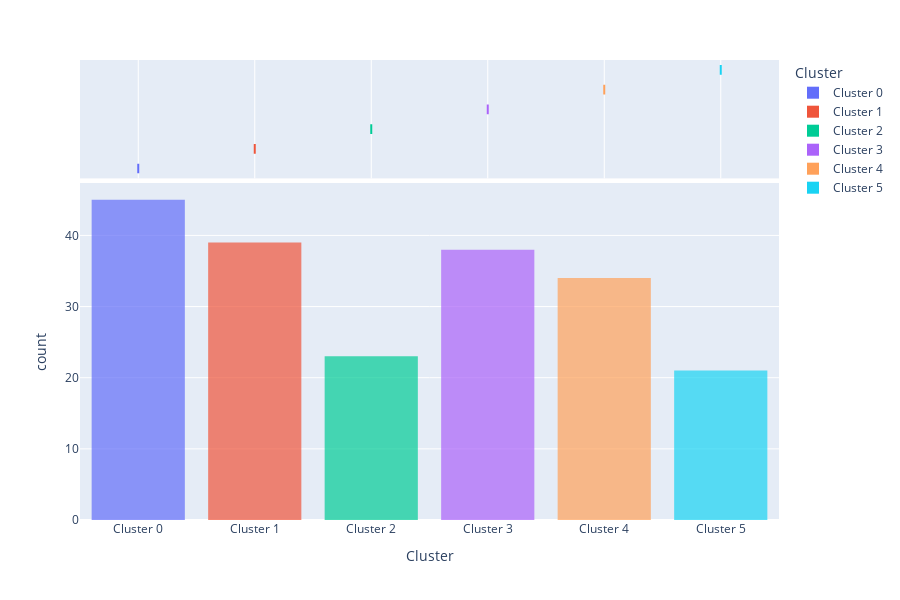

The notebook cell this image was saved under:
### Code cell
exp.plot_model(kmeans, plot='distribution')

### Figure 1 — Plotly figure (JSON) as saved in the notebook; plotly's stock layout.template omitted (floating-point values rounded to 4 significant figures; data arrays with more than 128 entries replaced by an {"elided": "..."} marker saying what was removed)
{"data": [{"alignmentgroup": "True", "bingroup": "x", "hovertemplate": "Cluster=%{x}<br>count=%{y}<extra></extra>", "legendgroup": "Cluster 0", "marker": {"color": "#636efa", "opacity": 0.7, "pattern": {"shape": ""}}, "name": "Cluster 0", "offsetgroup": "Cluster 0", "orientation": "v", "showlegend": true, "type": "histogram", "x": ["Cluster 0", "Cluster 0", "Cluster 0", "Cluster 0", "Cluster 0", "Cluster 0", "Cluster 0", "Cluster 0", "Cluster 0", "Cluster 0", "Cluster 0", "Cluster 0", "Cluster 0", "Cluster 0", "Cluster 0", "Cluster 0", "Cluster 0", "Cluster 0", "Cluster 0", "Cluster 0", "Cluster 0", "Cluster 0", "Cluster 0", "Cluster 0", "Cluster 0", "Cluster 0", "Cluster 0", "Cluster 0", "Cluster 0", "Cluster 0", "Cluster 0", "Cluster 0", "Cluster 0", "Cluster 0", "Cluster 0", "Cluster 0", "Cluster 0", "Cluster 0", "Cluster 0", "Cluster 0", "Cluster 0", "Cluster 0", "Cluster 0", "Cluster 0", "Cluster 0"], "xaxis": "x", "yaxis": "y"}, {"alignmentgroup": "True", "customdata": {"elided": "45x3 int values"}, "hovertemplate": "Cluster=%{x}<br>Age=%{customdata[0]}<br>Annual Income (k$)=%{customdata[1]}<br>Spending Score (1-100)=%{customdata[2]}<extra></extra>", "legendgroup": "Cluster 0", "marker": {"color": "#636efa"}, "name": "Cluster 0", "notched": true, "offsetgroup": "Cluster 0", "showlegend": false, "type": "box", "x": ["Cluster 0", "Cluster 0", "Cluster 0", "Cluster 0", "Cluster 0", "Cluster 0", "Cluster 0", "Cluster 0", "Cluster 0", "Cluster 0", "Cluster 0", "Cluster 0", "Cluster 0", "Cluster 0", "Cluster 0", "Cluster 0", "Cluster 0", "Cluster 0", "Cluster 0", "Cluster 0", "Cluster 0", "Cluster 0", "Cluster 0", "Cluster 0", "Cluster 0", "Cluster 0", "Cluster 0", "Cluster 0", "Cluster 0", "Cluster 0", "Cluster 0", "Cluster 0", "Cluster 0", "Cluster 0", "Cluster 0", "Cluster 0", "Cluster 0", "Cluster 0", "Cluster 0", "Cluster 0", "Cluster 0", "Cluster 0", "Cluster 0", "Cluster 0", "Cluster 0"], "xaxis": "x2", "yaxis": "y2"}, {"alignmentgroup": "True", "bingroup": "x", "hovertemplate": "Cluster=%{x}<br>count=%{y}<extra></extra>", "legendgroup": "Cluster 1", "marker": {"color": "#EF553B", "opacity": 0.7, "pattern": {"shape": ""}}, "name": "Cluster 1", "offsetgroup": "Cluster 1", "orientation": "v", "showlegend": true, "type": "histogram", "x": ["Cluster 1", "Cluster 1", "Cluster 1", "Cluster 1", "Cluster 1", "Cluster 1", "Cluster 1", "Cluster 1", "Cluster 1", "Cluster 1", "Cluster 1", "Cluster 1", "Cluster 1", "Cluster 1", "Cluster 1", "Cluster 1", "Cluster 1", "Cluster 1", "Cluster 1", "Cluster 1", "Cluster 1", "Cluster 1", "Cluster 1", "Cluster 1", "Cluster 1", "Cluster 1", "Cluster 1", "Cluster 1", "Cluster 1", "Cluster 1", "Cluster 1", "Cluster 1", "Cluster 1", "Cluster 1", "Cluster 1", "Cluster 1", "Cluster 1", "Cluster 1", "Cluster 1"], "xaxis": "x", "yaxis": "y"}, {"alignmentgroup": "True", "customdata": [[40, 71, 95], [33, 86, 95], [32, 87, 63], [28, 87, 75], [36, 87, 92], [30, 88, 86], [27, 88, 69], [35, 93, 90], [36, 85, 75], [32, 97, 86], [30, 99, 97], [28, 101, 68], [36, 103, 85], [32, 103, 69], [38, 113, 91], [35, 120, 79], [32, 126, 74], [29, 98, 88], [31, 70, 77], [31, 81, 93], [39, 69, 91], [38, 71, 75], [39, 71, 75], [31, 72, 71], [29, 73, 88], [32, 73, 73], [35, 74, 72], [32, 75, 93], [29, 79, 83], [32, 76, 87], [32, 77, 74], [34, 78, 90], [39, 78, 88], [38, 78, 76], [27, 78, 89], [30, 78, 78], [30, 78, 73], [28, 77, 97], [30, 137, 83]], "hovertemplate": "Cluster=%{x}<br>Age=%{customdata[0]}<br>Annual Income (k$)=%{customdata[1]}<br>Spending Score (1-100)=%{customdata[2]}<extra></extra>", "legendgroup": "Cluster 1", "marker": {"color": "#EF553B"}, "name": "Cluster 1", "notched": true, "offsetgroup": "Cluster 1", "showlegend": false, "type": "box", "x": ["Cluster 1", "Cluster 1", "Cluster 1", "Cluster 1", "Cluster 1", "Cluster 1", "Cluster 1", "Cluster 1", "Cluster 1", "Cluster 1", "Cluster 1", "Cluster 1", "Cluster 1", "Cluster 1", "Cluster 1", "Cluster 1", "Cluster 1", "Cluster 1", "Cluster 1", "Cluster 1", "Cluster 1", "Cluster 1", "Cluster 1", "Cluster 1", "Cluster 1", "Cluster 1", "Cluster 1", "Cluster 1", "Cluster 1", "Cluster 1", "Cluster 1", "Cluster 1", "Cluster 1", "Cluster 1", "Cluster 1", "Cluster 1", "Cluster 1", "Cluster 1", "Cluster 1"], "xaxis": "x2", "yaxis": "y2"}, {"alignmentgroup": "True", "bingroup": "x", "hovertemplate": "Cluster=%{x}<br>count=%{y}<extra></extra>", "legendgroup": "Cluster 2", "marker": {"color": "#00cc96", "opacity": 0.7, "pattern": {"shape": ""}}, "name": "Cluster 2", "offsetgroup": "Cluster 2", "orientation": "v", "showlegend": true, "type": "histogram", "x": ["Cluster 2", "Cluster 2", "Cluster 2", "Cluster 2", "Cluster 2", "Cluster 2", "Cluster 2", "Cluster 2", "Cluster 2", "Cluster 2", "Cluster 2", "Cluster 2", "Cluster 2", "Cluster 2", "Cluster 2", "Cluster 2", "Cluster 2", "Cluster 2", "Cluster 2", "Cluster 2", "Cluster 2", "Cluster 2", "Cluster 2"], "xaxis": "x", "yaxis": "y"}, {"alignmentgroup": "True", "customdata": [[19, 15, 39], [35, 28, 61], [30, 34, 73], [21, 33, 81], [18, 33, 92], [21, 30, 73], [23, 29, 87], [24, 38, 92], [29, 28, 82], [31, 25, 73], [24, 39, 65], [25, 24, 73], [20, 21, 66], [22, 20, 79], [24, 20, 77], [35, 19, 99], [30, 19, 72], [23, 18, 94], [22, 17, 76], [23, 16, 77], [21, 15, 81], [35, 23, 98], [20, 37, 75]], "hovertemplate": "Cluster=%{x}<br>Age=%{customdata[0]}<br>Annual Income (k$)=%{customdata[1]}<br>Spending Score (1-100)=%{customdata[2]}<extra></extra>", "legendgroup": "Cluster 2", "marker": {"color": "#00cc96"}, "name": "Cluster 2", "notched": true, "offsetgroup": "Cluster 2", "showlegend": false, "type": "box", "x": ["Cluster 2", "Cluster 2", "Cluster 2", "Cluster 2", "Cluster 2", "Cluster 2", "Cluster 2", "Cluster 2", "Cluster 2", "Cluster 2", "Cluster 2", "Cluster 2", "Cluster 2", "Cluster 2", "Cluster 2", "Cluster 2", "Cluster 2", "Cluster 2", "Cluster 2", "Cluster 2", "Cluster 2", "Cluster 2", "Cluster 2"], "xaxis": "x2", "yaxis": "y2"}, {"alignmentgroup": "True", "bingroup": "x", "hovertemplate": "Cluster=%{x}<br>count=%{y}<extra></extra>", "legendgroup": "Cluster 3", "marker": {"color": "#ab63fa", "opacity": 0.7, "pattern": {"shape": ""}}, "name": "Cluster 3", "offsetgroup": "Cluster 3", "orientation": "v", "showlegend": true, "type": "histogram", "x": ["Cluster 3", "Cluster 3", "Cluster 3", "Cluster 3", "Cluster 3", "Cluster 3", "Cluster 3", "Cluster 3", "Cluster 3", "Cluster 3", "Cluster 3", "Cluster 3", "Cluster 3", "Cluster 3", "Cluster 3", "Cluster 3", "Cluster 3", "Cluster 3", "Cluster 3", "Cluster 3", "Cluster 3", "Cluster 3", "Cluster 3", "Cluster 3", "Cluster 3", "Cluster 3", "Cluster 3", "Cluster 3", "Cluster 3", "Cluster 3", "Cluster 3", "Cluster 3", "Cluster 3", "Cluster 3", "Cluster 3", "Cluster 3", "Cluster 3", "Cluster 3"], "xaxis": "x", "yaxis": "y"}, {"alignmentgroup": "True", "customdata": [[27, 67, 56], [38, 67, 40], [38, 54, 55], [23, 70, 29], [25, 72, 34], [21, 54, 57], [40, 69, 58], [31, 39, 61], [28, 76, 40], [20, 61, 49], [27, 60, 50], [34, 58, 60], [24, 60, 52], [18, 48, 59], [26, 54, 54], [32, 60, 42], [23, 62, 41], [19, 46, 55], [40, 60, 40], [27, 46, 51], [40, 54, 48], [22, 57, 55], [19, 48, 59], [26, 62, 55], [32, 48, 47], [19, 65, 50], [21, 62, 42], [18, 65, 48], [18, 59, 41], [33, 42, 60], [23, 54, 52], [19, 64, 46], [38, 64, 42], [31, 40, 42], [29, 40, 42], [31, 43, 54], [19, 63, 54], [27, 40, 47]], "hovertemplate": "Cluster=%{x}<br>Age=%{customdata[0]}<br>Annual Income (k$)=%{customdata[1]}<br>Spending Score (1-100)=%{customdata[2]}<extra></extra>", "legendgroup": "Cluster 3", "marker": {"color": "#ab63fa"}, "name": "Cluster 3", "notched": true, "offsetgroup": "Cluster 3", "showlegend": false, "type": "box", "x": ["Cluster 3", "Cluster 3", "Cluster 3", "Cluster 3", "Cluster 3", "Cluster 3", "Cluster 3", "Cluster 3", "Cluster 3", "Cluster 3", "Cluster 3", "Cluster 3", "Cluster 3", "Cluster 3", "Cluster 3", "Cluster 3", "Cluster 3", "Cluster 3", "Cluster 3", "Cluster 3", "Cluster 3", "Cluster 3", "Cluster 3", "Cluster 3", "Cluster 3", "Cluster 3", "Cluster 3", "Cluster 3", "Cluster 3", "Cluster 3", "Cluster 3", "Cluster 3", "Cluster 3", "Cluster 3", "Cluster 3", "Cluster 3", "Cluster 3", "Cluster 3"], "xaxis": "x2", "yaxis": "y2"}, {"alignmentgroup": "True", "bingroup": "x", "hovertemplate": "Cluster=%{x}<br>count=%{y}<extra></extra>", "legendgroup": "Cluster 4", "marker": {"color": "#FFA15A", "opacity": 0.7, "pattern": {"shape": ""}}, "name": "Cluster 4", "offsetgroup": "Cluster 4", "orientation": "v", "showlegend": true, "type": "histogram", "x": ["Cluster 4", "Cluster 4", "Cluster 4", "Cluster 4", "Cluster 4", "Cluster 4", "Cluster 4", "Cluster 4", "Cluster 4", "Cluster 4", "Cluster 4", "Cluster 4", "Cluster 4", "Cluster 4", "Cluster 4", "Cluster 4", "Cluster 4", "Cluster 4", "Cluster 4", "Cluster 4", "Cluster 4", "Cluster 4", "Cluster 4", "Cluster 4", "Cluster 4", "Cluster 4", "Cluster 4", "Cluster 4", "Cluster 4", "Cluster 4", "Cluster 4", "Cluster 4", "Cluster 4", "Cluster 4"], "xaxis": "x", "yaxis": "y"}, {"alignmentgroup": "True", "customdata": [[52, 88, 13], [41, 103, 17], [19, 81, 5], [54, 101, 24], [42, 86, 20], [36, 87, 27], [37, 97, 32], [40, 87, 13], [59, 93, 14], [58, 88, 15], [41, 99, 39], [50, 85, 26], [36, 87, 10], [34, 103, 23], [37, 78, 1], [45, 126, 28], [43, 71, 35], [59, 71, 11], [47, 71, 9], [47, 120, 16], [20, 73, 5], [44, 73, 7], [19, 74, 10], [34, 78, 1], [57, 75, 5], [25, 77, 12], [48, 77, 36], [32, 137, 18], [34, 78, 22], [43, 78, 17], [44, 78, 20], [47, 78, 16], [33, 113, 8], [46, 98, 15]], "hovertemplate": "Cluster=%{x}<br>Age=%{customdata[0]}<br>Annual Income (k$)=%{customdata[1]}<br>Spending Score (1-100)=%{customdata[2]}<extra></extra>", "legendgroup": "Cluster 4", "marker": {"color": "#FFA15A"}, "name": "Cluster 4", "notched": true, "offsetgroup": "Cluster 4", "showlegend": false, "type": "box", "x": ["Cluster 4", "Cluster 4", "Cluster 4", "Cluster 4", "Cluster 4", "Cluster 4", "Cluster 4", "Cluster 4", "Cluster 4", "Cluster 4", "Cluster 4", "Cluster 4", "Cluster 4", "Cluster 4", "Cluster 4", "Cluster 4", "Cluster 4", "Cluster 4", "Cluster 4", "Cluster 4", "Cluster 4", "Cluster 4", "Cluster 4", "Cluster 4", "Cluster 4", "Cluster 4", "Cluster 4", "Cluster 4", "Cluster 4", "Cluster 4", "Cluster 4", "Cluster 4", "Cluster 4", "Cluster 4"], "xaxis": "x2", "yaxis": "y2"}, {"alignmentgroup": "True", "bingroup": "x", "hovertemplate": "Cluster=%{x}<br>count=%{y}<extra></extra>", "legendgroup": "Cluster 5", "marker": {"color": "#19d3f3", "opacity": 0.7, "pattern": {"shape": ""}}, "name": "Cluster 5", "offsetgroup": "Cluster 5", "orientation": "v", "showlegend": true, "type": "histogram", "x": ["Cluster 5", "Cluster 5", "Cluster 5", "Cluster 5", "Cluster 5", "Cluster 5", "Cluster 5", "Cluster 5", "Cluster 5", "Cluster 5", "Cluster 5", "Cluster 5", "Cluster 5", "Cluster 5", "Cluster 5", "Cluster 5", "Cluster 5", "Cluster 5", "Cluster 5", "Cluster 5", "Cluster 5"], "xaxis": "x", "yaxis": "y"}, {"alignmentgroup": "True", "customdata": [[31, 17, 40], [35, 18, 6], [20, 16, 6], [64, 19, 3], [49, 39, 28], [58, 20, 15], [37, 20, 13], [35, 21, 35], [52, 23, 29], [35, 24, 35], [54, 28, 14], [45, 28, 32], [40, 29, 31], [60, 30, 4], [53, 33, 4], [49, 33, 14], [42, 34, 17], [36, 37, 26], [48, 39, 36], [67, 19, 14], [46, 25, 5]], "hovertemplate": "Cluster=%{x}<br>Age=%{customdata[0]}<br>Annual Income (k$)=%{customdata[1]}<br>Spending Score (1-100)=%{customdata[2]}<extra></extra>", "legendgroup": "Cluster 5", "marker": {"color": "#19d3f3"}, "name": "Cluster 5", "notched": true, "offsetgroup": "Cluster 5", "showlegend": false, "type": "box", "x": ["Cluster 5", "Cluster 5", "Cluster 5", "Cluster 5", "Cluster 5", "Cluster 5", "Cluster 5", "Cluster 5", "Cluster 5", "Cluster 5", "Cluster 5", "Cluster 5", "Cluster 5", "Cluster 5", "Cluster 5", "Cluster 5", "Cluster 5", "Cluster 5", "Cluster 5", "Cluster 5", "Cluster 5"], "xaxis": "x2", "yaxis": "y2"}], "layout": {"barmode": "relative", "height": 600, "legend": {"title": {"text": "Cluster"}, "tracegroupgap": 0}, "margin": {"t": 60}, "xaxis": {"anchor": "y", "categoryarray": ["Cluster 0", "Cluster 1", "Cluster 2", "Cluster 3", "Cluster 4", "Cluster 5"], "categoryorder": "array", "domain": [0, 1], "title": {"text": "Cluster"}}, "xaxis2": {"anchor": "y2", "domain": [0, 1], "matches": "x", "showgrid": true, "showticklabels": false}, "yaxis": {"anchor": "x", "domain": [0, 0.7326], "title": {"text": "count"}}, "yaxis2": {"anchor": "x2", "domain": [0.7426, 1], "matches": "y2", "showgrid": false, "showline": false, "showticklabels": false, "ticks": ""}}}
